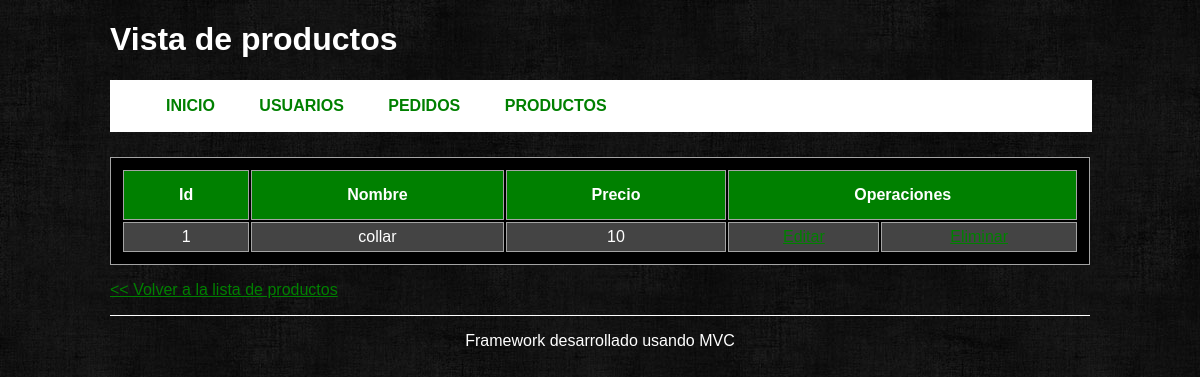
Page /product/view/1 on the earlier database version.
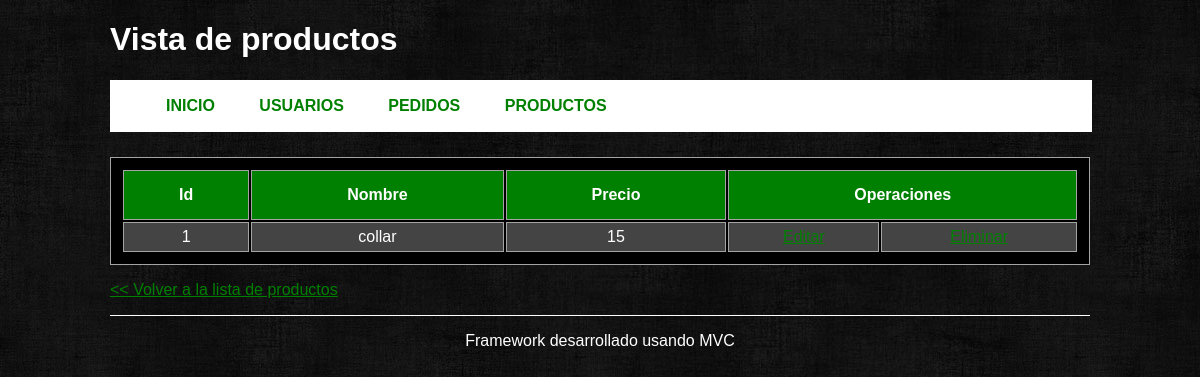
Same page on the later database version.
### tables this page shows
CREATE TABLE IF NOT EXISTS `productos` (
  `id` int(11) NOT NULL AUTO_INCREMENT,
  `nombre` varchar(30) NOT NULL,
  `precio` int(4) NOT NULL,
  PRIMARY KEY (`id`)
);

### controllers/productController.php (called while the page is built, shortened)
<?php
class productController extends Controller {
    private $_product;
    public function __construct () {
        $this->_product = $this->loadModel('product');
    }
    public function view($productid){
        $this->_view->product = $this->_product->getProductsById($productid);
        $this->_view->title   = "Vista de productos";
        $this->_view->render('view');
    }
}

### index.php (called while the page is built, shortened)
<?php
require_once APP_PATH . 'Controller.php';
require_once APP_PATH . 'Model.php';
try{
    Bootstrap::run(new Request);
}catch(Exception $e){
    echo $e->getMessage();;
}
?>

### application/Model.php (called while the page is built, shortened)
<?php
class Model {
    public function __construct() {
        $this->_db = new Database();
    }
}

### models/productModel.php (called while the page is built, shortened)
<?php
class productModel extends Model {
    public function getProductsById($id) {
        $user = $this->_db->prepare("SELECT * FROM productos WHERE id = ?");
        $user->bindParam(1, $id, PDO::PARAM_INT);
        $user->execute();
        return array_shift($user->fetchall());
    }
}

### application/Controller.php (called while the page is built, shortened)
<?php
abstract class Controller {
    protected function loadModel($model) {
        $model = $model . 'Model';
        $pathModel = ROOT . 'models' . DS . $model . '.php';
        if(is_readable($pathModel)) {
            $model = new $model;
            return $model;
        }
        else {
            throw new Exception("Error de Modelo");
        }
    }
}

### views/product/view.phtml (the view)
<?php if(isset($this->product)  && count($this->product)): ?>
<table>
    <tr>
        <th>Id</th>
        <th>Nombre</th>
        <th>Precio</th>
        <th colspan="2">Operaciones</th>
    </tr>
    <tr id="cuerpo">
        <td><?php echo $this->product['id']?></td>
        <td><?php echo $this->product['nombre']?></td>
        <td><?php echo $this->product['precio']?></td>
        <td>
            <a href="<?php echo BASE_URL . 'product/edit/' . $this->product['id']; ?>">Editar</a>
        </td>
        <td>
            <a href="<?php echo BASE_URL . 'product/delete/' . $this->product['id']; ?>">Eliminar</a>
        </td>
    </tr>
</table>
<?php else: ?>
    <p><strong>No hay datos en la base de datos</strong></p>
<?php endif; ?>
<p><a href="<?php echo BASE_URL . 'product' ?>">&lt;&lt; Volver a la lista de productos</a></p>

Differences in the rows shown:
changed productos "collar": precio "10" → "15"
